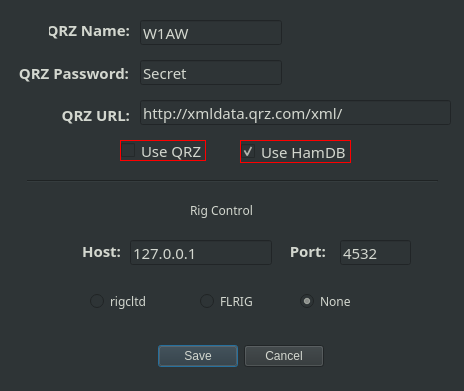
<?xml version="1.0" encoding="UTF-8"?>
<ui version="4.0">
 <class>Dialog</class>
 <widget class="QDialog" name="Dialog">
  <property name="geometry">
   <rect>
    <x>0</x>
    <y>0</y>
    <width>464</width>
    <height>391</height>
   </rect>
  </property>
  <property name="windowTitle">
   <string>Settings</string>
  </property>
  <property name="styleSheet">
   <string notr="true">background-color: rgb(46, 52, 54);
color: rgb(211, 215, 207);</string>
  </property>
  <widget class="QDialogButtonBox" name="buttonBox">
   <property name="geometry">
    <rect>
     <x>70</x>
     <y>340</y>
     <width>341</width>
     <height>32</height>
    </rect>
   </property>
   <property name="sizePolicy">
    <sizepolicy hsizetype="Maximum" vsizetype="Fixed">
     <horstretch>0</horstretch>
     <verstretch>0</verstretch>
    </sizepolicy>
   </property>
   <property name="font">
    <font>
     <family>JetBrains Mono</family>
     <pointsize>11</pointsize>
     <weight>75</weight>
     <bold>true</bold>
    </font>
   </property>
   <property name="layoutDirection">
    <enum>Qt::LeftToRight</enum>
   </property>
   <property name="orientation">
    <enum>Qt::Horizontal</enum>
   </property>
   <property name="standardButtons">
    <set>QDialogButtonBox::Cancel|QDialogButtonBox::Save</set>
   </property>
   <property name="centerButtons">
    <bool>true</bool>
   </property>
  </widget>
  <widget class="QLabel" name="label">
   <property name="geometry">
    <rect>
     <x>49</x>
     <y>21</y>
     <width>81</width>
     <height>18</height>
    </rect>
   </property>
   <property name="font">
    <font>
     <family>JetBrains Mono</family>
     <pointsize>11</pointsize>
     <weight>75</weight>
     <bold>true</bold>
    </font>
   </property>
   <property name="text">
    <string>QRZ Name:</string>
   </property>
   <property name="alignment">
    <set>Qt::AlignRight|Qt::AlignTrailing|Qt::AlignVCenter</set>
   </property>
  </widget>
  <widget class="QLabel" name="label_2">
   <property name="geometry">
    <rect>
     <x>12</x>
     <y>64</y>
     <width>117</width>
     <height>18</height>
    </rect>
   </property>
   <property name="font">
    <font>
     <family>JetBrains Mono</family>
     <pointsize>11</pointsize>
     <weight>75</weight>
     <bold>true</bold>
    </font>
   </property>
   <property name="text">
    <string>QRZ Password:</string>
   </property>
   <property name="alignment">
    <set>Qt::AlignRight|Qt::AlignTrailing|Qt::AlignVCenter</set>
   </property>
  </widget>
  <widget class="QLabel" name="label_3">
   <property name="geometry">
    <rect>
     <x>58</x>
     <y>106</y>
     <width>72</width>
     <height>18</height>
    </rect>
   </property>
   <property name="font">
    <font>
     <family>JetBrains Mono</family>
     <pointsize>11</pointsize>
     <weight>75</weight>
     <bold>true</bold>
    </font>
   </property>
   <property name="text">
    <string>QRZ URL:</string>
   </property>
   <property name="alignment">
    <set>Qt::AlignRight|Qt::AlignTrailing|Qt::AlignVCenter</set>
   </property>
  </widget>
  <widget class="QLabel" name="label_6">
   <property name="geometry">
    <rect>
     <x>70</x>
     <y>240</y>
     <width>51</width>
     <height>21</height>
    </rect>
   </property>
   <property name="font">
    <font>
     <family>JetBrains Mono</family>
     <pointsize>11</pointsize>
     <weight>75</weight>
     <bold>true</bold>
    </font>
   </property>
   <property name="text">
    <string>Host:</string>
   </property>
   <property name="alignment">
    <set>Qt::AlignRight|Qt::AlignTrailing|Qt::AlignVCenter</set>
   </property>
  </widget>
  <widget class="QLabel" name="label_7">
   <property name="geometry">
    <rect>
     <x>275</x>
     <y>240</y>
     <width>51</width>
     <height>21</height>
    </rect>
   </property>
   <property name="font">
    <font>
     <family>JetBrains Mono</family>
     <pointsize>11</pointsize>
     <weight>75</weight>
     <bold>true</bold>
    </font>
   </property>
   <property name="text">
    <string>Port:</string>
   </property>
   <property name="alignment">
    <set>Qt::AlignRight|Qt::AlignTrailing|Qt::AlignVCenter</set>
   </property>
  </widget>
  <widget class="QCheckBox" name="useqrz_checkBox">
   <property name="geometry">
    <rect>
     <x>120</x>
     <y>140</y>
     <width>86</width>
     <height>21</height>
    </rect>
   </property>
   <property name="font">
    <font>
     <family>JetBrains Mono</family>
     <pointsize>11</pointsize>
     <weight>50</weight>
     <bold>false</bold>
    </font>
   </property>
   <property name="autoFillBackground">
    <bool>false</bool>
   </property>
   <property name="styleSheet">
    <string notr="true">border: 1px solid red;</string>
   </property>
   <property name="text">
    <string>Use QRZ</string>
   </property>
  </widget>
  <widget class="QLineEdit" name="qrzname_field">
   <property name="geometry">
    <rect>
     <x>140</x>
     <y>20</y>
     <width>142</width>
     <height>25</height>
    </rect>
   </property>
   <property name="font">
    <font>
     <family>JetBrains Mono</family>
     <pointsize>11</pointsize>
     <weight>50</weight>
     <bold>false</bold>
    </font>
   </property>
   <property name="text">
    <string>W1AW</string>
   </property>
  </widget>
  <widget class="QLineEdit" name="qrzpass_field">
   <property name="geometry">
    <rect>
     <x>140</x>
     <y>60</y>
     <width>142</width>
     <height>25</height>
    </rect>
   </property>
   <property name="font">
    <font>
     <family>JetBrains Mono</family>
     <pointsize>11</pointsize>
     <weight>50</weight>
     <bold>false</bold>
    </font>
   </property>
   <property name="text">
    <string>Secret</string>
   </property>
  </widget>
  <widget class="QLineEdit" name="qrzurl_field">
   <property name="geometry">
    <rect>
     <x>140</x>
     <y>100</y>
     <width>311</width>
     <height>25</height>
    </rect>
   </property>
   <property name="font">
    <font>
     <family>JetBrains Mono</family>
     <pointsize>11</pointsize>
     <weight>50</weight>
     <bold>false</bold>
    </font>
   </property>
   <property name="text">
    <string>http://xmldata.qrz.com/xml/</string>
   </property>
  </widget>
  <widget class="QLineEdit" name="rigcontrolip_field">
   <property name="geometry">
    <rect>
     <x>130</x>
     <y>240</y>
     <width>142</width>
     <height>25</height>
    </rect>
   </property>
   <property name="font">
    <font>
     <family>JetBrains Mono</family>
     <pointsize>11</pointsize>
     <weight>50</weight>
     <bold>false</bold>
    </font>
   </property>
   <property name="text">
    <string>127.0.0.1</string>
   </property>
  </widget>
  <widget class="QLineEdit" name="rigcontrolport_field">
   <property name="geometry">
    <rect>
     <x>340</x>
     <y>240</y>
     <width>71</width>
     <height>25</height>
    </rect>
   </property>
   <property name="font">
    <font>
     <family>JetBrains Mono</family>
     <pointsize>11</pointsize>
     <weight>50</weight>
     <bold>false</bold>
    </font>
   </property>
   <property name="text">
    <string>4532</string>
   </property>
  </widget>
  <widget class="Line" name="line">
   <property name="geometry">
    <rect>
     <x>27</x>
     <y>171</y>
     <width>411</width>
     <height>20</height>
    </rect>
   </property>
   <property name="font">
    <font>
     <family>JetBrains Mono</family>
     <pointsize>11</pointsize>
     <weight>75</weight>
     <bold>true</bold>
    </font>
   </property>
   <property name="orientation">
    <enum>Qt::Horizontal</enum>
   </property>
  </widget>
  <widget class="QCheckBox" name="usehamdb_checkBox">
   <property name="enabled">
    <bool>true</bool>
   </property>
   <property name="geometry">
    <rect>
     <x>240</x>
     <y>140</y>
     <width>111</width>
     <height>23</height>
    </rect>
   </property>
   <property name="font">
    <font>
     <family>JetBrains Mono</family>
     <pointsize>11</pointsize>
    </font>
   </property>
   <property name="styleSheet">
    <string notr="true">border: 1px solid red;</string>
   </property>
   <property name="text">
    <string>Use HamDB</string>
   </property>
   <property name="checked">
    <bool>true</bool>
   </property>
  </widget>
  <widget class="QLabel" name="label_4">
   <property name="geometry">
    <rect>
     <x>190</x>
     <y>200</y>
     <width>99</width>
     <height>21</height>
    </rect>
   </property>
   <property name="font">
    <font>
     <family>JetBrains Mono</family>
     <kerning>false</kerning>
    </font>
   </property>
   <property name="text">
    <string>Rig Control</string>
   </property>
  </widget>
  <widget class="QRadioButton" name="radioButton_flrig">
   <property name="geometry">
    <rect>
     <x>200</x>
     <y>290</y>
     <width>112</width>
     <height>23</height>
    </rect>
   </property>
   <property name="font">
    <font>
     <family>JetBrains Mono</family>
    </font>
   </property>
   <property name="toolTip">
    <string extracomment="Connect to FLRIG XMLRPC Server"/>
   </property>
   <property name="text">
    <string>FLRIG</string>
   </property>
  </widget>
  <widget class="QRadioButton" name="radioButton_rigctld">
   <property name="geometry">
    <rect>
     <x>90</x>
     <y>290</y>
     <width>91</width>
     <height>23</height>
    </rect>
   </property>
   <property name="font">
    <font>
     <family>JetBrains Mono</family>
    </font>
   </property>
   <property name="toolTip">
    <string extracomment="Connect to rigctld daemon"/>
   </property>
   <property name="text">
    <string>rigcltd</string>
   </property>
  </widget>
  <widget class="QRadioButton" name="radioButton_none">
   <property name="geometry">
    <rect>
     <x>300</x>
     <y>290</y>
     <width>71</width>
     <height>23</height>
    </rect>
   </property>
   <property name="font">
    <font>
     <family>JetBrains Mono</family>
    </font>
   </property>
   <property name="toolTip">
    <string extracomment="Use no rig control"/>
   </property>
   <property name="text">
    <string>None</string>
   </property>
   <property name="checked">
    <bool>true</bool>
   </property>
  </widget>
 </widget>
 <resources/>
 <connections>
  <connection>
   <sender>buttonBox</sender>
   <signal>accepted()</signal>
   <receiver>Dialog</receiver>
   <slot>accept()</slot>
   <hints>
    <hint type="sourcelabel">
     <x>248</x>
     <y>254</y>
    </hint>
    <hint type="destinationlabel">
     <x>157</x>
     <y>274</y>
    </hint>
   </hints>
  </connection>
  <connection>
   <sender>buttonBox</sender>
   <signal>rejected()</signal>
   <receiver>Dialog</receiver>
   <slot>reject()</slot>
   <hints>
    <hint type="sourcelabel">
     <x>316</x>
     <y>260</y>
    </hint>
    <hint type="destinationlabel">
     <x>286</x>
     <y>274</y>
    </hint>
   </hints>
  </connection>
 </connections>
</ui>
